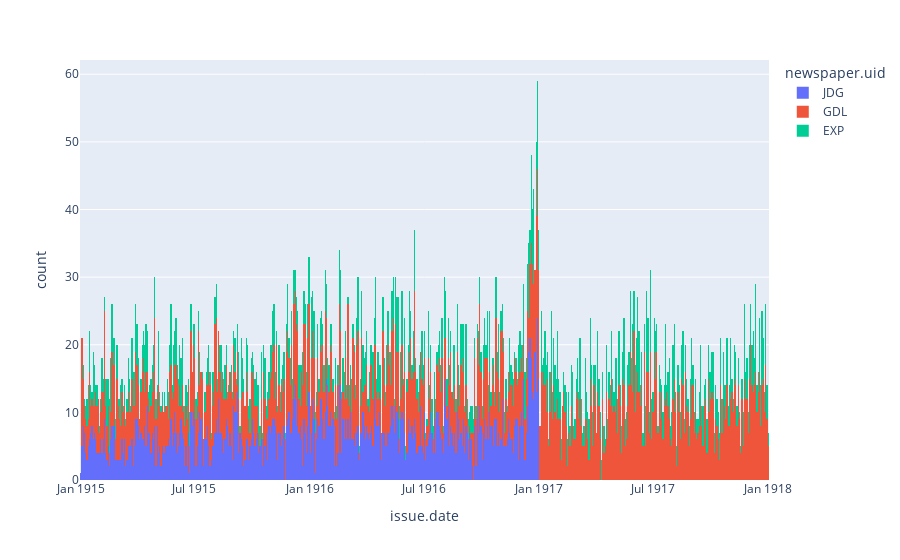

Write notebook code for a chart like this one.
### Code cell
fig = px.histogram(np_view, x="issue.date", color="newspaper.uid", nbins=nbins)
fig.show()

### Figure 1 — Plotly figure (JSON) as saved in the notebook; plotly's stock layout.template omitted (floating-point values rounded to 4 significant figures; data arrays with more than 128 entries replaced by an {"elided": "..."} marker saying what was removed)
{"data": [{"alignmentgroup": "True", "bingroup": "x", "hovertemplate": "newspaper.uid=JDG<br>issue.date=%{x}<br>count=%{y}<extra></extra>", "legendgroup": "JDG", "marker": {"color": "#636efa", "pattern": {"shape": ""}}, "name": "JDG", "nbinsx": 1095, "offsetgroup": "JDG", "orientation": "v", "showlegend": true, "type": "histogram", "x": {"elided": "2545 str values"}, "xaxis": "x", "yaxis": "y"}, {"alignmentgroup": "True", "bingroup": "x", "hovertemplate": "newspaper.uid=GDL<br>issue.date=%{x}<br>count=%{y}<extra></extra>", "legendgroup": "GDL", "marker": {"color": "#EF553B", "pattern": {"shape": ""}}, "name": "GDL", "nbinsx": 1095, "offsetgroup": "GDL", "orientation": "v", "showlegend": true, "type": "histogram", "x": {"elided": "4761 str values"}, "xaxis": "x", "yaxis": "y"}, {"alignmentgroup": "True", "bingroup": "x", "hovertemplate": "newspaper.uid=EXP<br>issue.date=%{x}<br>count=%{y}<extra></extra>", "legendgroup": "EXP", "marker": {"color": "#00cc96", "pattern": {"shape": ""}}, "name": "EXP", "nbinsx": 1095, "offsetgroup": "EXP", "orientation": "v", "showlegend": true, "type": "histogram", "x": {"elided": "2381 str values"}, "xaxis": "x", "yaxis": "y"}], "layout": {"autosize": true, "barmode": "relative", "legend": {"title": {"text": "newspaper.uid"}, "tracegroupgap": 0}, "margin": {"t": 60}, "xaxis": {"anchor": "y", "autorange": true, "domain": [0, 1], "range": ["1914-12-31", "1918-01-02"], "title": {"text": "issue.date"}, "type": "date"}, "yaxis": {"anchor": "x", "autorange": true, "domain": [0, 1], "range": [0, 62.11], "title": {"text": "count"}}}}
